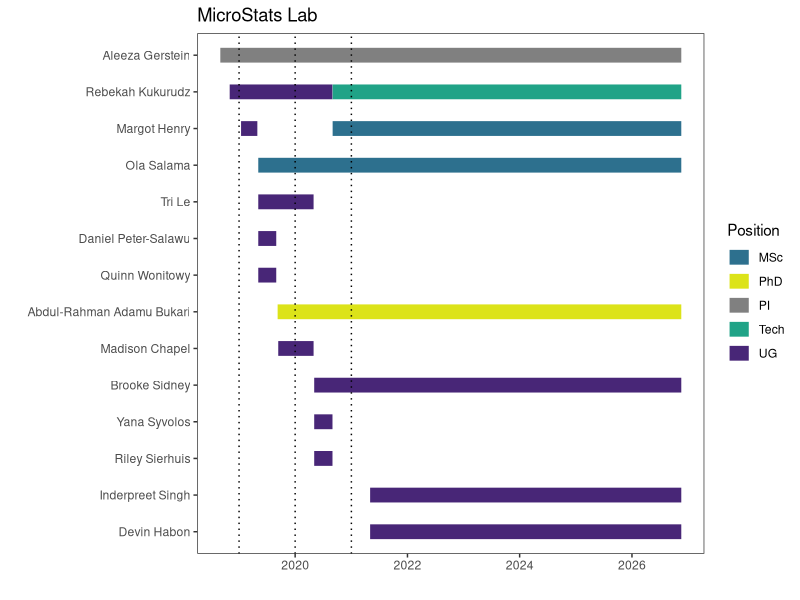
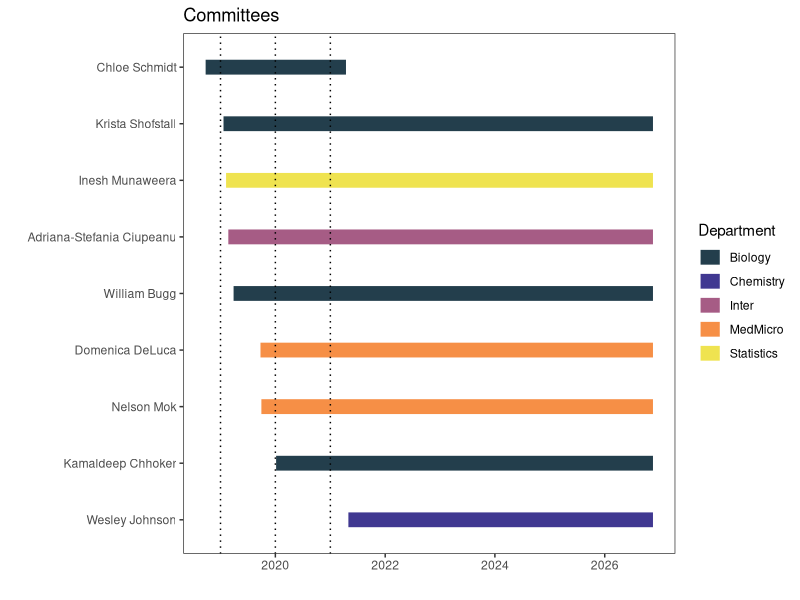

The R script that drew these images, in order:
library(tidyverse)
library(lubridate)
library(here)
# read in people information
LabGantt <- read_csv(here("LabGantt.csv"))
CommitteeGantt <- read_csv(here("CommitteeGantt.csv"))

# When no end date, change to today's date
LabGantt$End[is.na(LabGantt$End)] <- Sys.Date()

# Calculate total number of days spent in lab
LabGantt$Days <- LabGantt$End - LabGantt$Start

# Arrange based on start date, followed by total number of days
LabGantt <- arrange(LabGantt, Start, desc(Days))
LabGantt$Name <- factor(LabGantt$Name, levels = rev(unique(LabGantt$Name)))

# Set factor level to order the Position on the plot
LabGantt$Position <- as.factor(LabGantt$Position)

# Plot
plot_gantt <- qplot(xmin = Start,
                    xmax = End,
                    y = Name,
                    colour = Position,
                    geom = "linerange",
                    data = LabGantt,
                    size = I(5)) +
  #scale_colour_viridis_d() +
  scale_colour_manual(values = c("#2D708EFF" ,  "#DCE319FF",  "#808080", "#20A387FF", "#482677FF")) +
  theme_bw() +
  scale_x_date() +
  theme(panel.grid = element_blank()) +
    geom_vline(xintercept=as.numeric(ymd("2019-01-01","2020-01-01", "2021-01-01")), linetype="dotted") +
  xlab("") +
  ylab("") +
  ggtitle("MicroStats Lab")

# Repate above for committees
CommitteeGantt$End[is.na(CommitteeGantt$End)] <- Sys.Date()
CommitteeGantt$Days <- CommitteeGantt$End - CommitteeGantt$Start

CommitteeGantt <- arrange(CommitteeGantt, Start, desc(Days))
CommitteeGantt$Name <- factor(CommitteeGantt$Name, levels = rev(unique(CommitteeGantt$Name)))

CommitteeGantt$Department <- as.factor(CommitteeGantt$Department)

plot_gantt_ctee <- qplot(xmin = Start,
                    xmax = End,
                    y = Name,
                    colour = Department,
                    geom = "linerange",
                    data = CommitteeGantt,
                    size = I(5)) +
  #scale_colour_viridis_d() +
  scale_colour_manual(values = c("#042333df", "#403891ff", "#a65c85ff", "#f68f46ff", "#efe350ff")) +
  theme_bw() +
  scale_x_date() +
  theme(panel.grid = element_blank()) +
  geom_vline(xintercept=as.numeric(ymd("2019-01-01","2020-01-01", "2021-01-01")), linetype="dotted") +
  xlab("") +
  ylab("") +
  ggtitle("Committees")

